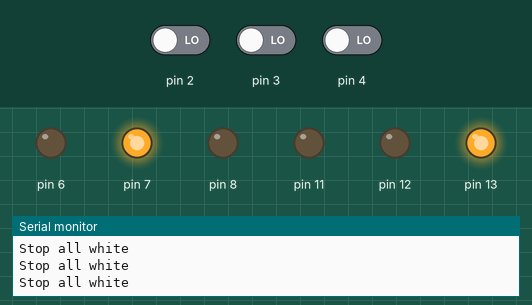
A sketch run on a simulated Arduino Uno, built with avr-gcc and run on an emulated ATmega328P. Parts: output pins drawn as LEDs (lit = HIGH), the last lines printed to the serial monitor. Inputs (shaded band) come from the test bench; at power-on: pin 2 LOW, pin 4 LOW, pin 3 LOW.

Above: at 1.2 s.
1.3 s: pin 2 driven HIGH
At 2.5 s:
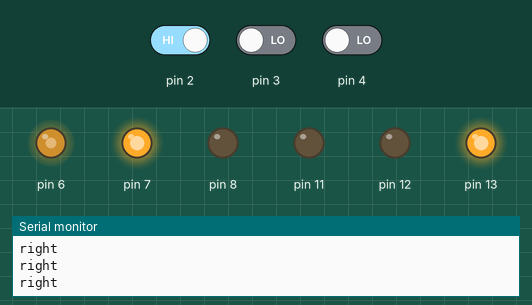
2.8 s: pin 4 driven HIGH
At 3.6 s:
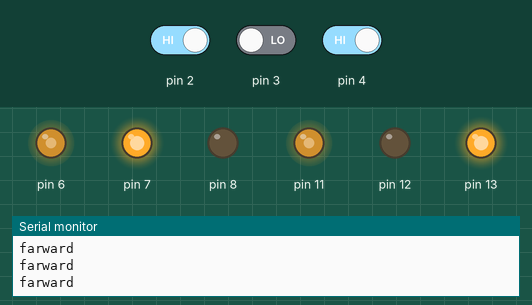
4.3 s: pin 2 driven LOW
At 4.6 s:
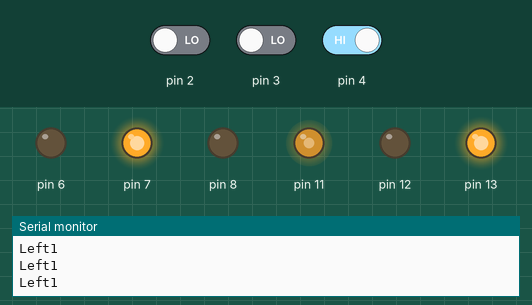
5.8 s: pin 4 driven LOW
At 7.2 s:
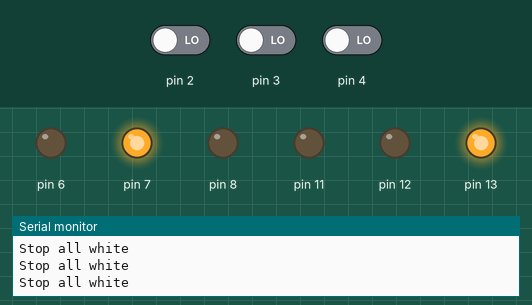
8.8 s: pin 2 driven HIGH and pin 3 driven HIGH
At 9.6 s:
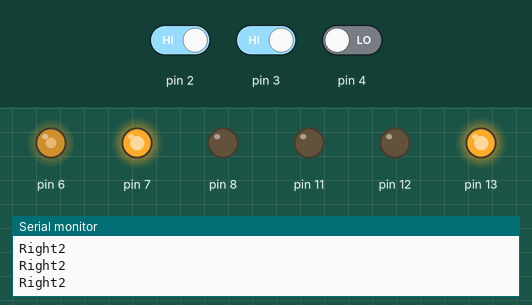
Timing chart, 0 to 11.8 s (numbered marks = the images above; inputs shaded):
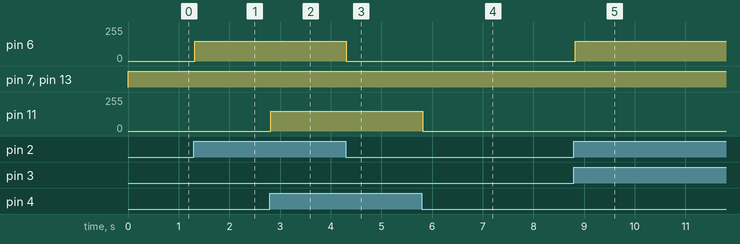

The sketch:

line_follower.ino
```cpp
#include "Motor.h"
#include "Sensor.h"

Sensor leftSensor(2), middleSensor(3), rightSensor(4);
Motor leftMotor(7, 8, 6);
Motor rightMotor(13, 12 , 11);

void setup()
{
  Serial.begin(9600);
}
void loop()
{
 int sp = 150;
 int leftSpeed = 150;
 int rightSpeed = 150;
 leftMotor.farward();
 rightMotor.farward();
 bool leftV = leftSensor.getValue();
 bool centerV = middleSensor.getValue();
 bool rightV = rightSensor.getValue();

 if (leftV == 1 && centerV == 0 && rightV == 1)
 {
   Serial.println("farward");
   leftMotor.setSpeed(leftSpeed);
   rightMotor.setSpeed(rightSpeed);
   // Move farward
   rightMotor.farward();
   leftMotor.farward();
 }
 else if (leftV == 0 && centerV == 0 && rightV == 0)
 {
   Serial.println("Stop all white");
   // Stop the car
   leftMotor.setSpeed(0);
   rightMotor.setSpeed(0);
 }
 else if (leftV == 1 && centerV == 1 && rightV == 1)
 {
   Serial.println("Stop all black");
   // Stop the car
   leftMotor.setSpeed(0);
   rightMotor.setSpeed(0);
 }
 else if (leftV == 0 && centerV == 0 && rightV == 1)
 {
   Serial.println("Left1");
   // Rotate left
   leftMotor.setSpeed(0);
   rightMotor.setSpeed(rightSpeed);
 }
 else if (leftV == 1 && centerV == 0 && rightV == 0)
 {
   Serial.println("right");
   // Rotate right
   leftMotor.setSpeed(leftSpeed);
   rightMotor.setSpeed(0);
 }
 else if (leftV == 0 && centerV == 1 && rightV == 1)
 {
   Serial.println("Left2");
   // Rotate left
   leftMotor.setSpeed(0);
   rightMotor.setSpeed(rightSpeed);
 }
 else if (leftV == 1 && centerV == 1 && rightV == 0)
 {
   Serial.println("Right2");
   // Rotate right
   leftMotor.setSpeed(leftSpeed);
   rightMotor.setSpeed(0);
 }
}
```

Motor.h
```cpp
class Motor
{
  public:
    int pos;
    int neg;
    int speedControl;
    // i have changed it

    // Constructor
    Motor(int p, int n, int s): pos(p), neg(n), speedControl(s)
    {
      pinMode(neg, OUTPUT);
      pinMode(pos, OUTPUT);
      pinMode(speedControl, OUTPUT);

      // Making negtives as ground
      digitalWrite(neg, LOW);
    }
    ////////////////////////////////////
    //           farward()
    ////////////////////////////////////
    void farward()
    {
      digitalWrite(pos, HIGH);
      digitalWrite(neg, LOW);
    }
    ////////////////////////////////////
    //           backward()
    ////////////////////////////////////
    void backward()
    {
      digitalWrite(pos, LOW);
      digitalWrite(neg, HIGH);
    }
    ////////////////////////////////////
    //           speed()
    ////////////////////////////////////
    void setSpeed(short int s)
    {
      analogWrite(speedControl,s);
    }

};
```

Sensor.h
```cpp
#define ON_BLACK_LINE 0

class Sensor
{
  public:
      int pin;
      // Constructor
      Sensor(int p)
      {
        pinMode(p, INPUT);
        pin = p;
      }

      /////////////////////////
      //       getValue()
      /////////////////////////
      bool getValue()
      {
        return digitalRead(pin);
      }
};
```

Measured:
- after the input at 1.3 s, pin 6: 0/255 → 150/255 at once
- after the input at 2.8 s, pin 11: 0/255 → 150/255 at once
- after the input at 4.3 s, pin 6: 150/255 → 0/255 at once
- after the input at 5.8 s, pin 11: 150/255 → 0/255 at once
- after the input at 8.8 s, pin 6: 0/255 → 150/255 at once
